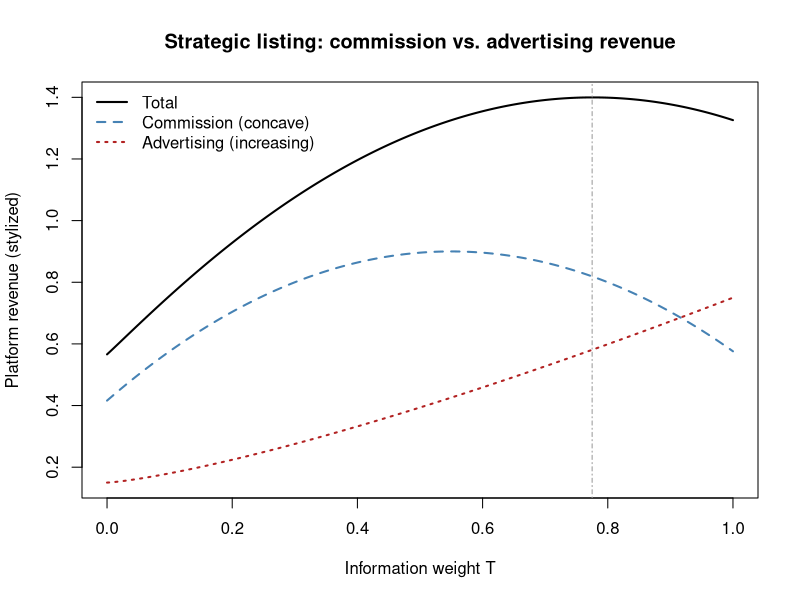
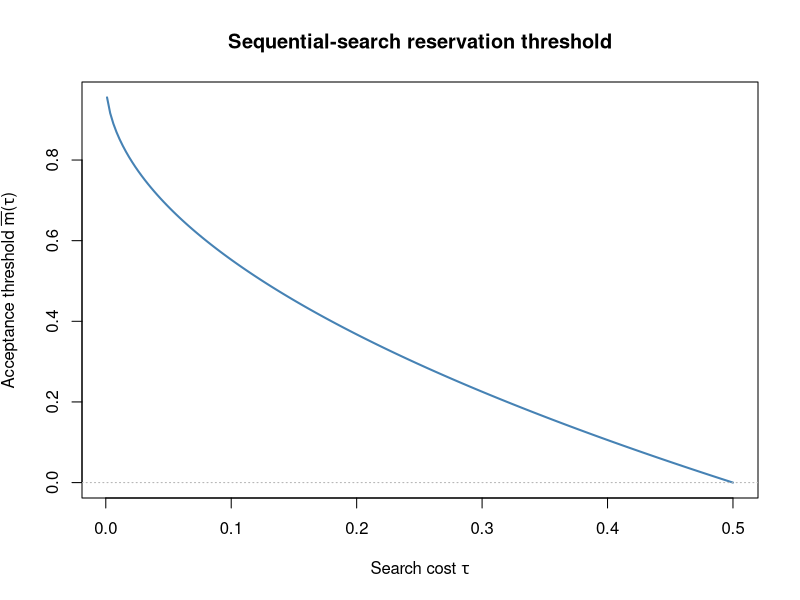

Generate these figures, in order, with R:
## ---- chunk 1
#| label: fig-ams-listing-revenue
#| fig-cap: "Stylized revenue channels from the strategic-listing model of Long et al. (2022). Commission revenue is concave in the information weight T (an information effect), while advertising revenue rises in T (a competition effect). The total is maximized at an interior weight."
#| message: false
#| warning: false
T <- seq(0, 1, length.out = 201)
# Stylized functional forms matching the qualitative results: concave
# commission revenue, increasing convex-ish advertising revenue.
commission <- 0.9 - 1.6 * (T - 0.55)^2     # concave, interior peak
advertising <- 0.15 + 0.6 * T^1.3          # increasing in T
total <- commission + advertising

plot(T, total, type = "l", lwd = 2, ylim = range(c(commission, advertising, total)),
     xlab = "Information weight T", ylab = "Platform revenue (stylized)",
     main = "Strategic listing: commission vs. advertising revenue")
lines(T, commission, col = "steelblue", lwd = 2, lty = 2)
lines(T, advertising, col = "firebrick", lwd = 2, lty = 3)
abline(v = T[which.max(total)], col = "grey60", lty = 4)
legend("topleft", bty = "n",
       legend = c("Total", "Commission (concave)", "Advertising (increasing)"),
       col = c("black", "steelblue", "firebrick"), lwd = 2, lty = c(1, 2, 3))
## ---- chunk 2
#| label: ams-paymore-toy
#| code-fold: true
# Our toy re-implementation of the closed forms in Proposition 1 and the firm
# problem of Bhaskaran, Erat & Mukherjee (2026); not the authors' code.
vH <- 5; vL <- 1; theta <- 2; phi <- 0.5; q <- 1

# A naive consumer of type v expects K = v q / (theta phi) uses worth v q each,
# so buys iff p <= v^2 q^2 / (theta phi): the marginal buyer is v* below.
# Truncate v* to the support [vL, vH]: for p < vL^2 q^2 / (theta phi) = 1
# everyone buys (D = 1); at p = vH^2 q^2 / (theta phi) = 25 nobody does.
cutoff <- function(p) pmin(pmax(sqrt(p * theta * phi) / q, vL), vH)
D <- function(p) (vH - cutoff(p)) / (vH - vL)
# Realized usage of buyer v is K-hat = v q (1 + gamma p) / (theta phi);
# integrate over buyers v in [v*, vH] with uniform density 1 / (vH - vL).
M <- function(p, gamma)
  (1 + gamma * p) * q * (vH^2 - cutoff(p)^2) / (2 * theta * phi * (vH - vL))
profit <- function(p, gamma, eta) p * D(p) - eta * q * M(p, gamma)

# (a) Usage as the access fee rises: low (0.01) vs high (0.2) bias.
#     The service cost eta does not enter M at all.
p_grid <- c(2, 4, 6, 8)
knitr::kable(data.frame(price = p_grid, demand_D = round(D(p_grid), 3),
                        usage_M_gamma_0.01 = round(M(p_grid, 0.01), 3),
                        usage_M_gamma_0.2  = round(M(p_grid, 0.20), 3)))

# (b) Optimal access fee p*(eta) for low (0.1) vs high (0.5) bias
p_star <- function(gamma, eta) {
  o <- optimize(profit, c(0, vH^2 * q^2 / (theta * phi)),
                gamma = gamma, eta = eta, maximum = TRUE)
  c(p = o$maximum, pi = o$objective)
}
etas <- c(0, 0.1, 0.2, 0.3, 0.4)
res <- t(sapply(etas, function(e) c(e, p_star(0.1, e), p_star(0.5, e))))
colnames(res) <- c("eta", "p_star_gamma_0.1", "profit_gamma_0.1",
                   "p_star_gamma_0.5", "profit_gamma_0.5")
knitr::kable(round(res, 3))

# Exit threshold eta': the service cost at which the best profit reaches zero
eta_exit <- function(gamma)
  uniroot(function(e) p_star(gamma, e)["pi"], c(0, 5))$root
round(c(gamma_0.1 = eta_exit(0.1), gamma_0.5 = eta_exit(0.5)), 3)
## ---- chunk 3
#| label: fig-ams-reservation
#| fig-cap: "The sequential-search reservation threshold m-bar as a function of the search cost tau, for a uniform match-value distribution on [0,1]. Lower search cost raises the acceptance threshold (pickier consumers), reproducing Result 2 of Jiang et al. (2020)."
#| message: false
#| warning: false
set.seed(39)
# Reservation rule for U(0,1) match: integral_{m̄}^{1} (m - m̄) dF = tau
# For F uniform on [0,1]: (1 - m̄)^2 / 2 = tau  =>  m̄ = 1 - sqrt(2 tau).
reservation_threshold <- function(tau) pmax(0, 1 - sqrt(2 * tau))

tau_grid <- seq(0.001, 0.5, length.out = 200)
m_bar <- reservation_threshold(tau_grid)

plot(tau_grid, m_bar, type = "l", lwd = 2, col = "steelblue",
     xlab = expression(paste("Search cost ", tau)),
     ylab = expression(paste("Acceptance threshold ", bar(m), "(", tau, ")")),
     main = "Sequential-search reservation threshold")
abline(h = 0, col = "grey70", lty = 3)
